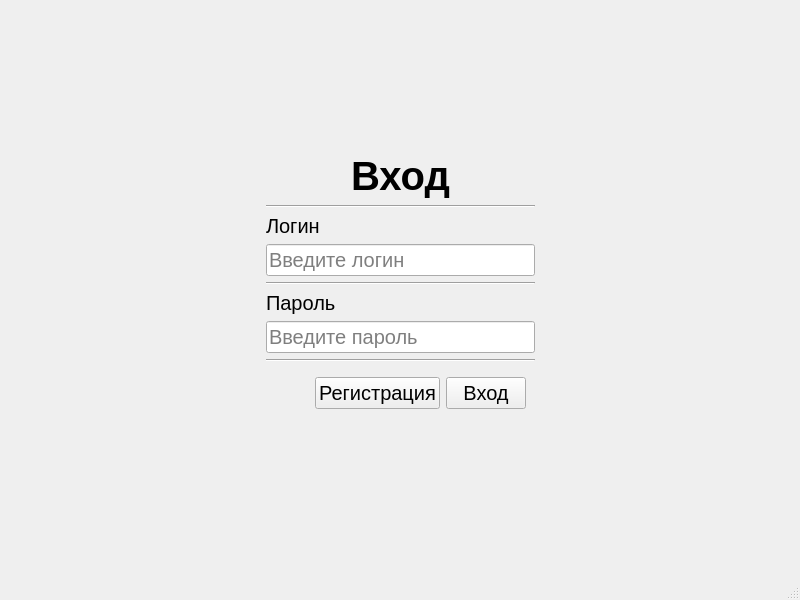
<?xml version="1.0" encoding="UTF-8"?>
<ui version="4.0">
 <class>MainWindow</class>
 <widget class="QMainWindow" name="MainWindow">
  <property name="geometry">
   <rect>
    <x>0</x>
    <y>0</y>
    <width>800</width>
    <height>600</height>
   </rect>
  </property>
  <property name="font">
   <font>
    <family>Arial</family>
    <pointsize>15</pointsize>
   </font>
  </property>
  <property name="windowTitle">
   <string>Open</string>
  </property>
  <widget class="QWidget" name="centralwidget">
   <layout class="QHBoxLayout" name="horizontalLayout_2">
    <item>
     <widget class="QWidget" name="widget" native="true">
      <layout class="QHBoxLayout" name="horizontalLayout">
       <item>
        <spacer name="horizontalSpacer">
         <property name="orientation">
          <enum>Qt::Horizontal</enum>
         </property>
         <property name="sizeHint" stdset="0">
          <size>
           <width>40</width>
           <height>20</height>
          </size>
         </property>
        </spacer>
       </item>
       <item>
        <layout class="QVBoxLayout" name="verticalLayout_3">
         <item>
          <spacer name="verticalSpacer">
           <property name="orientation">
            <enum>Qt::Vertical</enum>
           </property>
           <property name="sizeHint" stdset="0">
            <size>
             <width>20</width>
             <height>40</height>
            </size>
           </property>
          </spacer>
         </item>
         <item>
          <widget class="QLabel" name="label">
           <property name="font">
            <font>
             <family>Arial</family>
             <pointsize>30</pointsize>
             <weight>75</weight>
             <bold>true</bold>
            </font>
           </property>
           <property name="text">
            <string>Вход</string>
           </property>
           <property name="alignment">
            <set>Qt::AlignBottom|Qt::AlignHCenter</set>
           </property>
          </widget>
         </item>
         <item>
          <widget class="Line" name="line">
           <property name="orientation">
            <enum>Qt::Horizontal</enum>
           </property>
          </widget>
         </item>
         <item>
          <layout class="QVBoxLayout" name="verticalLayout">
           <item>
            <widget class="QLabel" name="label_2">
             <property name="font">
              <font>
               <pointsize>15</pointsize>
               <italic>false</italic>
               <underline>false</underline>
               <strikeout>false</strikeout>
              </font>
             </property>
             <property name="text">
              <string>Логин</string>
             </property>
            </widget>
           </item>
           <item>
            <widget class="QLineEdit" name="lineEdit">
             <property name="font">
              <font>
               <pointsize>15</pointsize>
              </font>
             </property>
             <property name="placeholderText">
              <string>Введите логин</string>
             </property>
            </widget>
           </item>
          </layout>
         </item>
         <item>
          <widget class="Line" name="line_3">
           <property name="orientation">
            <enum>Qt::Horizontal</enum>
           </property>
          </widget>
         </item>
         <item>
          <layout class="QVBoxLayout" name="verticalLayout_2">
           <item>
            <widget class="QLabel" name="label_3">
             <property name="font">
              <font>
               <pointsize>15</pointsize>
              </font>
             </property>
             <property name="text">
              <string>Пароль</string>
             </property>
            </widget>
           </item>
           <item>
            <widget class="QLineEdit" name="lineEdit_2">
             <property name="font">
              <font>
               <pointsize>15</pointsize>
              </font>
             </property>
             <property name="placeholderText">
              <string>Введите пароль</string>
             </property>
            </widget>
           </item>
          </layout>
         </item>
         <item>
          <widget class="Line" name="line_2">
           <property name="orientation">
            <enum>Qt::Horizontal</enum>
           </property>
          </widget>
         </item>
         <item>
          <widget class="QWidget" name="widget_4" native="true">
           <layout class="QHBoxLayout" name="horizontalLayout_4">
            <item>
             <spacer name="horizontalSpacer_3">
              <property name="orientation">
               <enum>Qt::Horizontal</enum>
              </property>
              <property name="sizeHint" stdset="0">
               <size>
                <width>40</width>
                <height>20</height>
               </size>
              </property>
             </spacer>
            </item>
            <item>
             <widget class="QPushButton" name="pushButton">
              <property name="text">
               <string>Регистрация</string>
              </property>
             </widget>
            </item>
            <item>
             <widget class="QPushButton" name="pushButton_2">
              <property name="text">
               <string>Вход</string>
              </property>
             </widget>
            </item>
           </layout>
          </widget>
         </item>
         <item>
          <spacer name="verticalSpacer_2">
           <property name="orientation">
            <enum>Qt::Vertical</enum>
           </property>
           <property name="sizeHint" stdset="0">
            <size>
             <width>20</width>
             <height>40</height>
            </size>
           </property>
          </spacer>
         </item>
        </layout>
       </item>
       <item>
        <spacer name="horizontalSpacer_2">
         <property name="orientation">
          <enum>Qt::Horizontal</enum>
         </property>
         <property name="sizeHint" stdset="0">
          <size>
           <width>40</width>
           <height>20</height>
          </size>
         </property>
        </spacer>
       </item>
      </layout>
     </widget>
    </item>
   </layout>
  </widget>
  <widget class="QMenuBar" name="menubar">
   <property name="geometry">
    <rect>
     <x>0</x>
     <y>0</y>
     <width>800</width>
     <height>24</height>
    </rect>
   </property>
  </widget>
  <widget class="QStatusBar" name="statusbar"/>
 </widget>
 <resources/>
 <connections/>
</ui>
